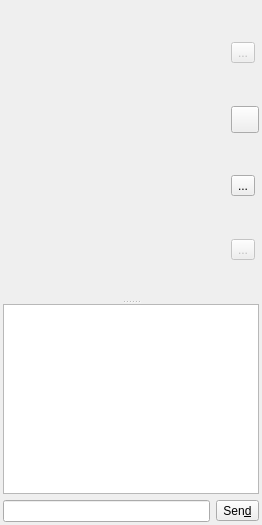
       <widget class="QWidget" name="desktopTab">
        <attribute name="title">
         <string>&amp;Desktops</string>
        </attribute>
        <layout class="QVBoxLayout" name="verticalLayout_7">
         <property name="spacing">
          <number>3</number>
         </property>
         <property name="leftMargin">
          <number>3</number>
         </property>
         <property name="topMargin">
          <number>3</number>
         </property>
         <property name="rightMargin">
          <number>3</number>
         </property>
         <property name="bottomMargin">
          <number>3</number>
         </property>
         <item>
          <widget class="QSplitter" name="desktopsplitter">
           <property name="orientation">
            <enum>Qt::Vertical</enum>
           </property>
           <property name="handleWidth">
            <number>5</number>
           </property>
           <widget class="QWidget" name="layoutWidget_1">
            <layout class="QHBoxLayout" name="horizontalLayout_4" stretch="1,0">
             <property name="spacing">
              <number>3</number>
             </property>
             <item>
              <widget class="DesktopGridWidget" name="desktopgridWidget" native="true"/>
             </item>
             <item>
              <layout class="QVBoxLayout" name="verticalLayout_6">
               <item>
                <spacer name="verticalSpacer_3">
                 <property name="orientation">
                  <enum>Qt::Vertical</enum>
                 </property>
                 <property name="sizeHint" stdset="0">
                  <size>
                   <width>20</width>
                   <height>40</height>
                  </size>
                 </property>
                </spacer>
               </item>
               <item>
                <widget class="QToolButton" name="detachDesktopButton">
                 <property name="enabled">
                  <bool>false</bool>
                 </property>
                 <property name="toolTip">
                  <string>Detach selected window</string>
                 </property>
                 <property name="accessibleName">
                  <string>Detach selected window</string>
                 </property>
                 <property name="text">
                  <string notr="true">...</string>
                 </property>
                 <property name="icon">
                  <iconset resource="resources.qrc">
                   <normaloff>:/images/images/detach.png</normaloff>:/images/images/detach.png</iconset>
                 </property>
                 <property name="iconSize">
                  <size>
                   <width>20</width>
                   <height>20</height>
                  </size>
                 </property>
                </widget>
               </item>
               <item>
                <spacer name="verticalSpacer">
                 <property name="orientation">
                  <enum>Qt::Vertical</enum>
                 </property>
                 <property name="sizeHint" stdset="0">
                  <size>
                   <width>20</width>
                   <height>40</height>
                  </size>
                 </property>
                </spacer>
               </item>
               <item>
                <widget class="QToolButton" name="addDesktopButton">
                 <property name="toolTip">
                  <string>Put back removed window</string>
                 </property>
                 <property name="accessibleName">
                  <string>Add window</string>
                 </property>
                 <property name="text">
                  <string/>
                 </property>
                 <property name="icon">
                  <iconset resource="resources.qrc">
                   <normaloff>:/images/images/plus.png</normaloff>:/images/images/plus.png</iconset>
                 </property>
                 <property name="iconSize">
                  <size>
                   <width>20</width>
                   <height>20</height>
                  </size>
                 </property>
                </widget>
               </item>
               <item>
                <spacer name="verticalSpacer_2">
                 <property name="orientation">
                  <enum>Qt::Vertical</enum>
                 </property>
                 <property name="sizeHint" stdset="0">
                  <size>
                   <width>20</width>
                   <height>40</height>
                  </size>
                 </property>
                </spacer>
               </item>
               <item>
                <widget class="QToolButton" name="removeDesktopButton">
                 <property name="toolTip">
                  <string>Remove selected window</string>
                 </property>
                 <property name="accessibleName">
                  <string>Remove selected window</string>
                 </property>
                 <property name="text">
                  <string notr="true">...</string>
                 </property>
                 <property name="icon">
                  <iconset resource="resources.qrc">
                   <normaloff>:/images/images/minus.png</normaloff>:/images/images/minus.png</iconset>
                 </property>
                 <property name="iconSize">
                  <size>
                   <width>20</width>
                   <height>20</height>
                  </size>
                 </property>
                </widget>
               </item>
               <item>
                <spacer name="verticalSpacer_4">
                 <property name="orientation">
                  <enum>Qt::Vertical</enum>
                 </property>
                 <property name="sizeHint" stdset="0">
                  <size>
                   <width>20</width>
                   <height>40</height>
                  </size>
                 </property>
                </spacer>
               </item>
               <item>
                <widget class="QToolButton" name="desktopaccessButton">
                 <property name="enabled">
                  <bool>false</bool>
                 </property>
                 <property name="toolTip">
                  <string>Request desktop access</string>
                 </property>
                 <property name="accessibleName">
                  <string>Request desktop access</string>
                 </property>
                 <property name="text">
                  <string notr="true">...</string>
                 </property>
                 <property name="icon">
                  <iconset resource="resources.qrc">
                   <normaloff>:/images/images/chalkstick.png</normaloff>:/images/images/chalkstick.png</iconset>
                 </property>
                 <property name="iconSize">
                  <size>
                   <width>20</width>
                   <height>20</height>
                  </size>
                 </property>
                 <property name="checkable">
                  <bool>true</bool>
                 </property>
                </widget>
               </item>
               <item>
                <spacer name="verticalSpacer_5">
                 <property name="orientation">
                  <enum>Qt::Vertical</enum>
                 </property>
                 <property name="sizeHint" stdset="0">
                  <size>
                   <width>20</width>
                   <height>40</height>
                  </size>
                 </property>
                </spacer>
               </item>
              </layout>
             </item>
            </layout>
           </widget>
           <widget class="QStackedWidget" name="desktopstackedWidget">
            <property name="maximumSize">
             <size>
              <width>16777215</width>
              <height>16777215</height>
             </size>
            </property>
            <property name="currentIndex">
             <number>0</number>
            </property>
            <widget class="QWidget" name="page">
             <layout class="QVBoxLayout" name="verticalLayout_8" stretch="1,0">
              <property name="leftMargin">
               <number>0</number>
              </property>
              <property name="topMargin">
               <number>0</number>
              </property>
              <property name="rightMargin">
               <number>0</number>
              </property>
              <property name="bottomMargin">
               <number>0</number>
              </property>
              <item>
               <widget class="ChatTextEdit" name="desktopchatEdit">
                <property name="mouseTracking">
                 <bool>false</bool>
                </property>
                <property name="accessibleName">
                 <string>History</string>
                </property>
                <property name="tabChangesFocus">
                 <bool>true</bool>
                </property>
                <property name="undoRedoEnabled">
                 <bool>false</bool>
                </property>
                <property name="readOnly">
                 <bool>true</bool>
                </property>
                <property name="textInteractionFlags">
                 <set>Qt::LinksAccessibleByKeyboard|Qt::LinksAccessibleByMouse|Qt::TextBrowserInteraction|Qt::TextSelectableByKeyboard|Qt::TextSelectableByMouse</set>
                </property>
               </widget>
              </item>
              <item>
               <layout class="QHBoxLayout" name="horizontalLayout_5">
                <item>
                 <widget class="ChatLineEdit" name="desktopmsgEdit">
                  <property name="visible">
                   <bool>false</bool>
                  </property>
                  <property name="accessibleName">
                   <string>Message</string>
                  </property>
                 </widget>
                </item>
                <item>
                 <widget class="QToolButton" name="desktopsendButton">
                  <property name="visible">
                   <bool>false</bool>
                  </property>
                  <property name="text">
                   <string>Sen&amp;d</string>
                  </property>
                 </widget>
                </item>
               </layout>
              </item>
             </layout>
            </widget>
            <widget class="QWidget" name="page_2"/>
           </widget>
          </widget>
         </item>
        </layout>
       </widget>
